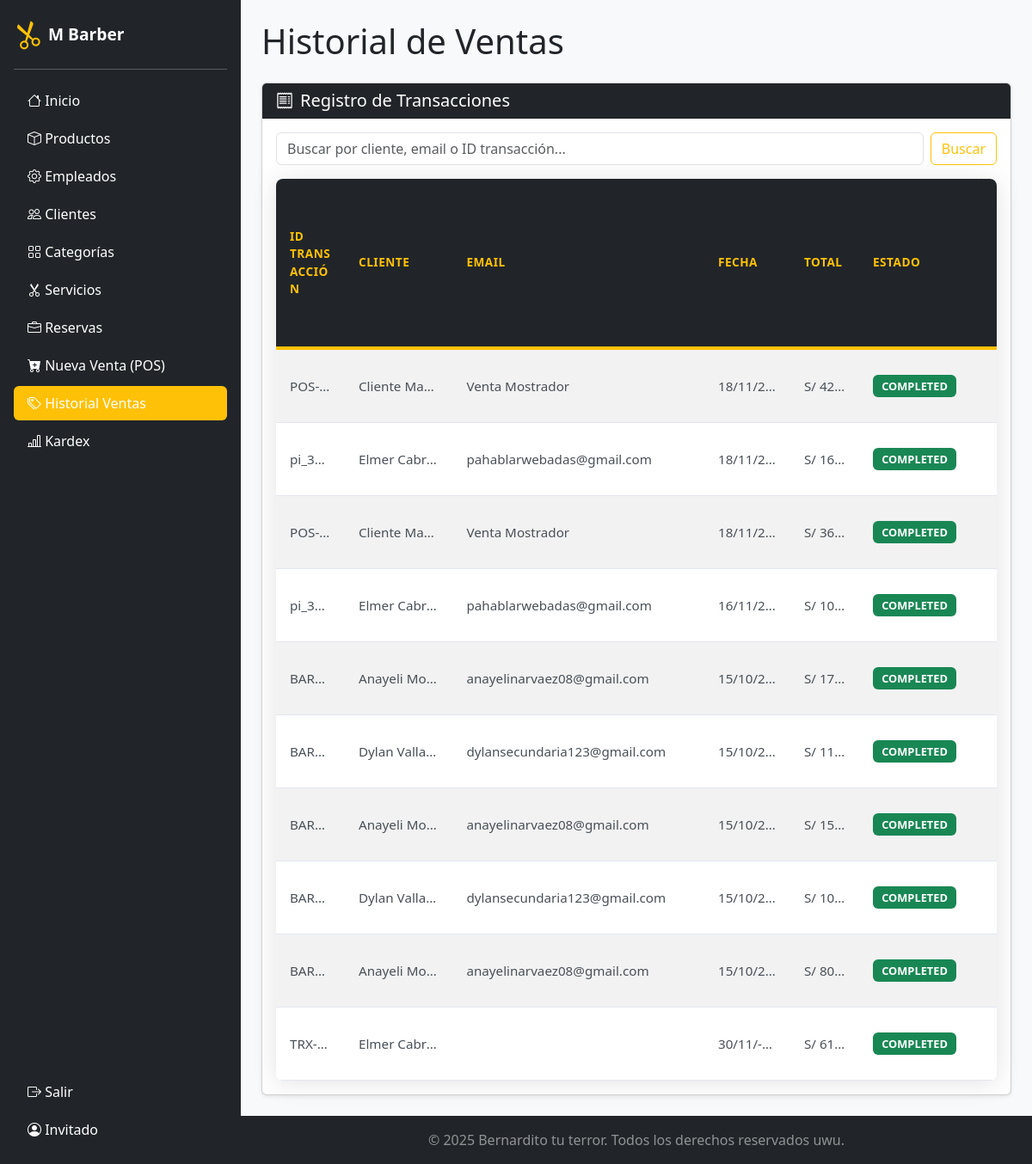
/admin/ventas.php, run on the app's committed database.
### tables this page shows
CREATE TABLE `ventas` (
  `IdVentas` int(11) NOT NULL,
  `IdTransaccion` varchar(50) NOT NULL,
  `IdClientes` int(11) NOT NULL,
  `FechaVentas` datetime NOT NULL,
  `EstadoVentas` varchar(20) NOT NULL,
  `EmailVentas` varchar(255) NOT NULL,
  `TotalVentas` decimal(10,2) NOT NULL
);

CREATE TABLE `usuarios` (
  `IdUsuarios` int(11) NOT NULL,
  `NombreUsuarios` varchar(50) NOT NULL,
  `ApellidoUsuarios` varchar(50) NOT NULL,
  `EmailUsuarios` varchar(255) NOT NULL,
  `ContrasenaUsuario` varchar(256) NOT NULL,
  `TelefonoUsuarios` varchar(9) NOT NULL,
  `DNIUsuarios` varchar(8) NOT NULL,
  `EstadoUsuarios` tinyint(1) NOT NULL DEFAULT 1,
  `FechaAltaUsuarios` datetime NOT NULL
);

### admin/ventas.php (the view, shortened to what this page needs)
<?php
include 'layouts/header.php';
$registros_por_pagina = 10;
$pagina_actual = isset($_GET['pagina']) ? (int)$_GET['pagina'] : 1;
$offset = ($pagina_actual - 1) * $registros_por_pagina;
$busqueda = isset($_GET['busqueda']) ? $conn->real_escape_string($_GET['busqueda']) : '';
$where_clause = "";
$sql = "
    SELECT v.*, u.NombreUsuarios, u.ApellidoUsuarios
    FROM ventas v
    JOIN usuarios u ON v.IdClientes = u.IdUsuarios
    $where_clause
    ORDER BY v.FechaVentas DESC
    LIMIT $registros_por_pagina OFFSET $offset
";
$result = $conn->query($sql);
?>
<div class="container-fluid p-4">
    <h1 class="mb-4">Historial de Ventas</h1>
    <div class="card shadow-sm">
        <div class="card-header bg-dark text-white">
            <h5 class="mb-0"><i class="bi bi-receipt me-2"></i>Registro de Transacciones</h5>
        </div>
        <div class="card-body">
            <form class="d-flex mb-3" method="get" action="ventas.php">
                <input class="form-control me-2" type="search" name="busqueda" placeholder="Buscar por cliente, email o ID transacción..." value="<?php echo htmlspecialchars($busqueda); ?>">
                <button class="btn btn-outline-warning" type="submit">Buscar</button>
            </form>
            <div class="table-responsive">
                <table class="table table-hover table-striped align-middle">
                    <thead class="table-dark">
                        <tr>
                            <th>ID Transacción</th>
                            <th>Cliente</th>
                            <th>Email</th>
                            <th>Fecha</th>
                            <th>Total</th>
                            <th>Estado</th>
                        </tr>
                    </thead>
                    <tbody>
                        <?php if ($result && $result->num_rows > 0): ?>
                            <?php while($venta = $result->fetch_assoc()): ?>
                                <tr>
                                    <td><?php echo htmlspecialchars($venta['IdTransaccion']); ?></td>
                                    <td><?php echo htmlspecialchars($venta['NombreUsuarios'] . ' ' . $venta['ApellidoUsuarios']); ?></td>
                                    <td><?php echo htmlspecialchars($venta['EmailVentas']); ?></td>
                                    <td><?php echo date('d/m/Y H:i', strtotime($venta['FechaVentas'])); ?></td>
                                    <td>S/ <?php echo number_format($venta['TotalVentas'], 2); ?></td>
                                    <td><span class="badge bg-success"><?php echo htmlspecialchars($venta['EstadoVentas']); ?></span></td>
                                </tr>
                            <?php endwhile; ?>
                        <?php else: ?>
                            <tr><td colspan="7" class="text-center">No se encontraron ventas.</td></tr>
                        <?php endif; ?>
                    </tbody>
                </table>
            </div>
        </div>
    </div>
</div>
<?php include 'layouts/footer.php'; ?>

### admin/css/styles.css (style rules this page uses)
body { min-height: 100vh; background-color: #f8f9fa; }
.table-responsive { border-radius: 8px; overflow: hidden; box-shadow: 0 0.15rem 1.75rem 0 rgba(58, 59, 69, 0.15); background-color: #fff; }
.table { margin-bottom: 0; border-collapse: separate; border-spacing: 0; }
.table thead th { background-color: #212529; color: #ffc107; font-weight: 600; text-transform: uppercase; font-size: 0.85rem; letter-spacing: 0.5px; padding: 1rem; border-bottom: 4px solid #ffc107; vertical-align: middle; border-top: none; }
.table tbody td { padding: 1rem; vertical-align: middle; color: #495057; border-bottom: 1px solid #e3e6f0; font-size: 0.95rem; }
.table .badge { font-size: 0.8rem; padding: 0.5em 0.8em; }
.table { table-layout: fixed; width: 100%; }
.table th:nth-child(1) { width: 80px; }
.table th:nth-child(2) { width: 15%; }
.table th:nth-child(3) { width: 35%; }
.table th:nth-child(4) { width: 100px; }
.table th:nth-child(5) { width: 80px; }
.table th:nth-child(6) { width: 160px; }
.table td { white-space: nowrap; overflow: hidden; text-overflow: ellipsis; max-width: 0; }

### data on the page
ventas: IdTransaccion "POS-…", IdClientes.ApellidoUsuarios "Cliente Ma…", EmailVentas "Venta Mostrador", FechaVentas "18/11/2…", TotalVentas "42…", EstadoVentas "COMPLETED"
ventas: IdTransaccion "pi_3…", IdClientes.ApellidoUsuarios "Elmer Cabr…", EmailVentas "pahablarwebadas@gmail.com", FechaVentas "18/11/2…", TotalVentas "16…", EstadoVentas "COMPLETED"
ventas: IdTransaccion "POS-…", IdClientes.ApellidoUsuarios "Cliente Ma…", EmailVentas "Venta Mostrador", FechaVentas "18/11/2…", TotalVentas "36…", EstadoVentas "COMPLETED"
ventas: IdTransaccion "pi_3…", IdClientes.ApellidoUsuarios "Elmer Cabr…", EmailVentas "pahablarwebadas@gmail.com", FechaVentas "16/11/2…", TotalVentas "10…", EstadoVentas "COMPLETED"
ventas: IdTransaccion "BAR…", IdClientes.ApellidoUsuarios "Anayeli Mo…", EmailVentas "anayelinarvaez08@gmail.com", FechaVentas "15/10/2…", TotalVentas "17…", EstadoVentas "COMPLETED"
ventas: IdTransaccion "BAR…", IdClientes.ApellidoUsuarios "Dylan Valla…", EmailVentas "dylansecundaria123@gmail.com", FechaVentas "15/10/2…", TotalVentas "11…", EstadoVentas "COMPLETED"
ventas: IdTransaccion "BAR…", IdClientes.ApellidoUsuarios "Anayeli Mo…", EmailVentas "anayelinarvaez08@gmail.com", FechaVentas "15/10/2…", TotalVentas "15…", EstadoVentas "COMPLETED"
ventas: IdTransaccion "BAR…", IdClientes.ApellidoUsuarios "Dylan Valla…", EmailVentas "dylansecundaria123@gmail.com", FechaVentas "15/10/2…", TotalVentas "10…", EstadoVentas "COMPLETED"
ventas: IdTransaccion "BAR…", IdClientes.ApellidoUsuarios "Anayeli Mo…", EmailVentas "anayelinarvaez08@gmail.com", FechaVentas "15/10/2…", TotalVentas "80…", EstadoVentas "COMPLETED"
ventas: IdTransaccion "TRX-…", IdClientes.ApellidoUsuarios "Elmer Cabr…", FechaVentas "30/11/-…", TotalVentas "61…", EstadoVentas "COMPLETED"

### other printed values
$nombre_usuario "Invitado"
